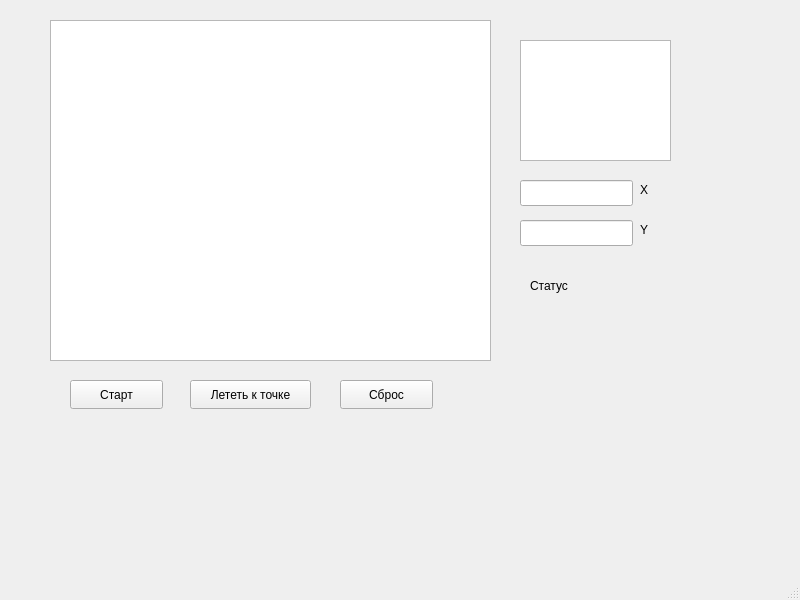
<?xml version="1.0" encoding="UTF-8"?>
<ui version="4.0">
 <class>MainWindow</class>
 <widget class="QMainWindow" name="MainWindow">
  <property name="geometry">
   <rect>
    <x>0</x>
    <y>0</y>
    <width>800</width>
    <height>600</height>
   </rect>
  </property>
  <property name="windowTitle">
   <string>MainWindow</string>
  </property>
  <widget class="QWidget" name="centralwidget">
   <widget class="QGraphicsView" name="graphicsView">
    <property name="geometry">
     <rect>
      <x>50</x>
      <y>20</y>
      <width>441</width>
      <height>341</height>
     </rect>
    </property>
   </widget>
   <widget class="QLabel" name="labelStatus">
    <property name="geometry">
     <rect>
      <x>530</x>
      <y>260</y>
      <width>101</width>
      <height>51</height>
     </rect>
    </property>
    <property name="text">
     <string>Статус</string>
    </property>
   </widget>
   <widget class="QPushButton" name="btnStart">
    <property name="geometry">
     <rect>
      <x>70</x>
      <y>380</y>
      <width>93</width>
      <height>29</height>
     </rect>
    </property>
    <property name="text">
     <string>Старт</string>
    </property>
   </widget>
   <widget class="QPushButton" name="btnFlyTo">
    <property name="geometry">
     <rect>
      <x>190</x>
      <y>380</y>
      <width>121</width>
      <height>29</height>
     </rect>
    </property>
    <property name="text">
     <string>Лететь к точке</string>
    </property>
   </widget>
   <widget class="QPushButton" name="btnReset">
    <property name="geometry">
     <rect>
      <x>340</x>
      <y>380</y>
      <width>93</width>
      <height>29</height>
     </rect>
    </property>
    <property name="text">
     <string>Сброс</string>
    </property>
   </widget>
   <widget class="QTextEdit" name="textEdit">
    <property name="geometry">
     <rect>
      <x>520</x>
      <y>40</y>
      <width>151</width>
      <height>121</height>
     </rect>
    </property>
   </widget>
   <widget class="QLineEdit" name="lineEditX">
    <property name="geometry">
     <rect>
      <x>520</x>
      <y>180</y>
      <width>113</width>
      <height>26</height>
     </rect>
    </property>
   </widget>
   <widget class="QLineEdit" name="lineEditY">
    <property name="geometry">
     <rect>
      <x>520</x>
      <y>220</y>
      <width>113</width>
      <height>26</height>
     </rect>
    </property>
   </widget>
   <widget class="QLabel" name="label">
    <property name="geometry">
     <rect>
      <x>640</x>
      <y>180</y>
      <width>63</width>
      <height>20</height>
     </rect>
    </property>
    <property name="text">
     <string>X</string>
    </property>
   </widget>
   <widget class="QLabel" name="label_2">
    <property name="geometry">
     <rect>
      <x>640</x>
      <y>220</y>
      <width>63</width>
      <height>20</height>
     </rect>
    </property>
    <property name="text">
     <string>Y</string>
    </property>
   </widget>
  </widget>
  <widget class="QMenuBar" name="menubar">
   <property name="geometry">
    <rect>
     <x>0</x>
     <y>0</y>
     <width>800</width>
     <height>26</height>
    </rect>
   </property>
  </widget>
  <widget class="QStatusBar" name="statusbar"/>
 </widget>
 <resources/>
 <connections/>
</ui>
